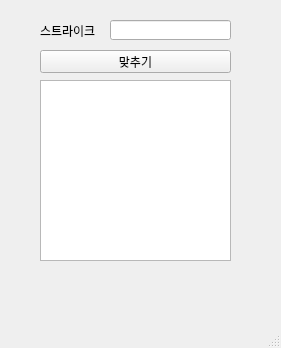
<?xml version="1.0" encoding="UTF-8"?>
<ui version="4.0">
 <class>MainWindow</class>
 <widget class="QMainWindow" name="MainWindow">
  <property name="geometry">
   <rect>
    <x>0</x>
    <y>0</y>
    <width>281</width>
    <height>348</height>
   </rect>
  </property>
  <property name="windowTitle">
   <string>MainWindow</string>
  </property>
  <widget class="QWidget" name="centralwidget">
   <widget class="QLineEdit" name="le">
    <property name="geometry">
     <rect>
      <x>110</x>
      <y>20</y>
      <width>121</width>
      <height>20</height>
     </rect>
    </property>
   </widget>
   <widget class="QPushButton" name="pb">
    <property name="geometry">
     <rect>
      <x>40</x>
      <y>50</y>
      <width>191</width>
      <height>23</height>
     </rect>
    </property>
    <property name="text">
     <string>맞추기</string>
    </property>
   </widget>
   <widget class="QTextEdit" name="te">
    <property name="geometry">
     <rect>
      <x>40</x>
      <y>80</y>
      <width>191</width>
      <height>181</height>
     </rect>
    </property>
   </widget>
   <widget class="QLabel" name="lbl">
    <property name="geometry">
     <rect>
      <x>40</x>
      <y>20</y>
      <width>61</width>
      <height>21</height>
     </rect>
    </property>
    <property name="text">
     <string>스트라이크</string>
    </property>
   </widget>
  </widget>
  <widget class="QMenuBar" name="menuBar">
   <property name="geometry">
    <rect>
     <x>0</x>
     <y>0</y>
     <width>281</width>
     <height>21</height>
    </rect>
   </property>
  </widget>
  <widget class="QStatusBar" name="statusbar"/>
 </widget>
 <resources/>
 <connections/>
</ui>
